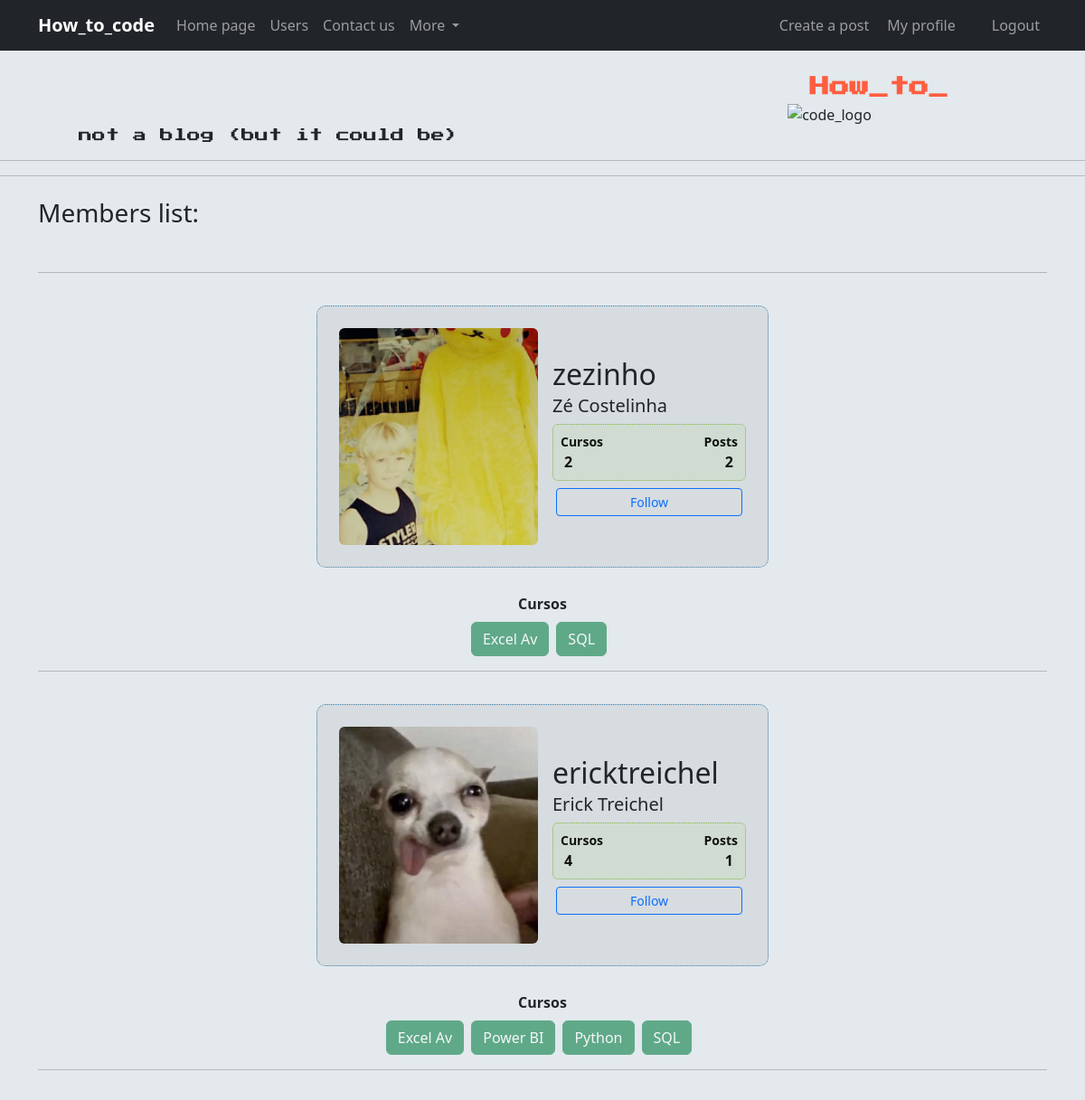
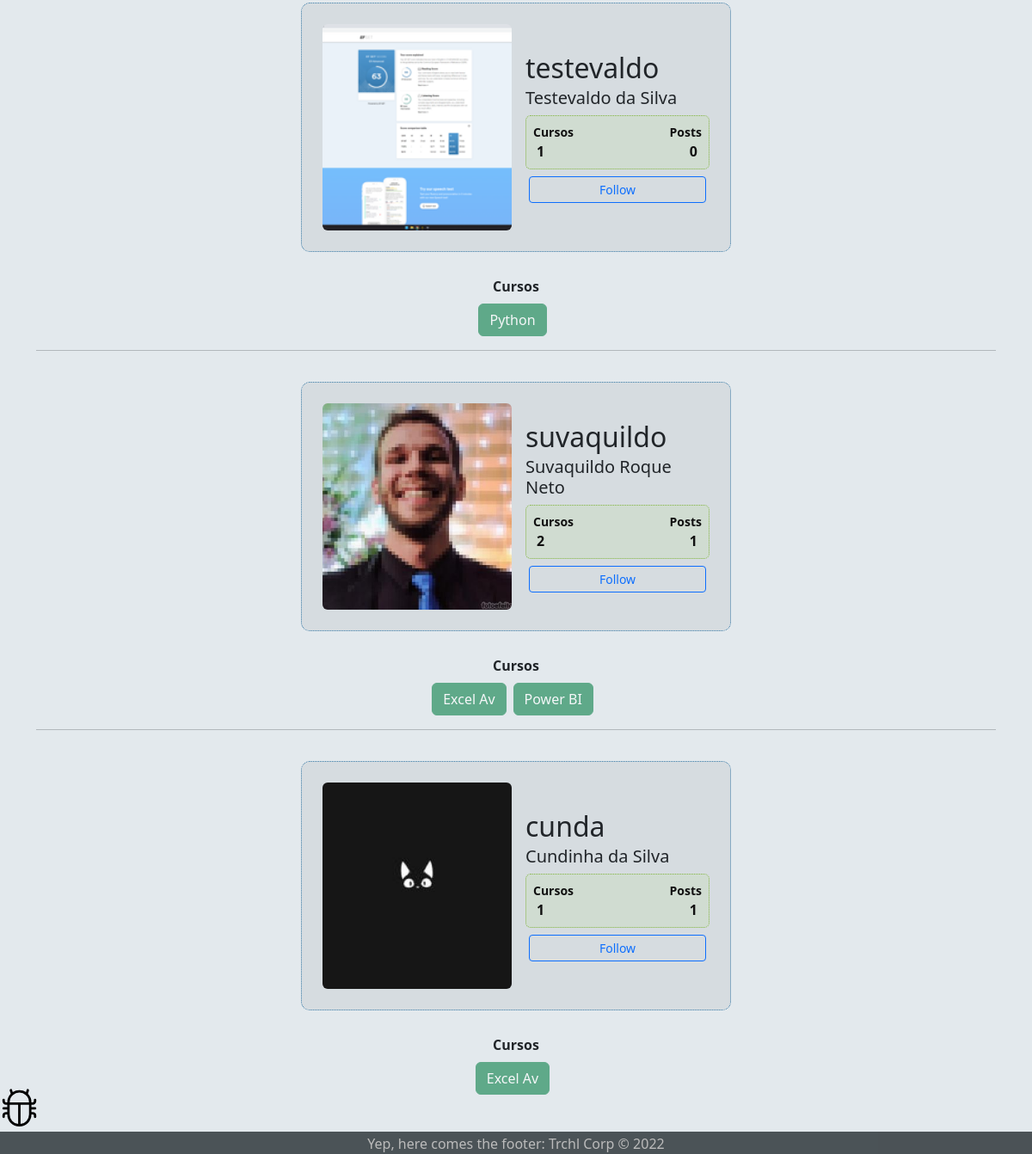
The app's page /usuarios (signed in) with its own data (2 pictures, top to bottom).
### comunidadeimpressionadora/models.py (models this page shows, shortened)
class Usuario(db.Model, UserMixin):
    id_user = db.Column(db.Integer, primary_key=True)
    username = db.Column(db.String(25), unique=True, nullable=False)
    fullname = db.Column(db.String(50), nullable=True, default='')
    email = db.Column(db.String(50), unique=True, nullable=False)
    passwd = db.Column(db.String(30), nullable=False)
    birth_date = db.Column(db.Date, default=None)
    profile_pic = db.Column(db.String(2000), default='default.jpg')
    cursos = db.Column(db.String(100), nullable=False, default='Não informado')
    posts = db.relationship('Post', backref='autor', lazy=True)
    def count_posts(self):
        return len(self.posts)

### comunidadeimpressionadora/routes.py (the view)
@app.route('/usuarios')
@login_required
def usuarios():
    lista_usuarios = Usuario.query.all()
    return render_template('usuarios.html', lista_usuarios=lista_usuarios)

### comunidadeimpressionadora/models.py (called while the page is built)
@login_manager.user_loader
def load_user(id_user):
    return Usuario.query.get(int(id_user))

### comunidadeimpressionadora/templates/usuarios.html
{% extends 'base.html' %}
{% block body %}
    <div class="container mt-4">
        <h3>Members list:</h3><br>
        {% for user in lista_usuarios %}
            <hr>
            <div class="container mt-2 d-flex justify-content-center">
                <div class="card-users p-4">
                    <div class="d-flex align-items-center">
                        <div class="image pe-3">
                        <img src="{{ url_for('static', filename='profile_pictures/{}'.format(user.profile_pic)) }}" class="rounded foto">
                    </div>
                    <div class="ml-3 w-100">
                       <h2 class="mb-1 mt-0">{{ user.username }}</h2>
                       <h5 class="mb-0 mt-0">{{ user.fullname }}</h5>
                       <div class="p-2 mt-2 bg-primary d-flex justify-content-between rounded text-white stats">
                        <div class="d-flex flex-column">
                            <span class="cursos">Cursos</span>
                            {% if ('Não informado' in user.cursos) or (user.cursos == '') %}
                                <span class="ncursos">0</span>
                            {% else %}
                                <span class="ncursos">{{ user.cursos.count(';')+1 }}</span>
                            {% endif %}
                        </div>
                        <div class="d-flex flex-column">
                            <span class="posts">Posts</span>
                            <span class="nposts">{{ user.count_posts() }}</span>
                        </div>
                       </div>
                       <div class="button mt-2 d-flex flex-row align-items-center">
                        <button class="btn btn-sm btn-outline-primary w-100 me-1 ms-1">Follow</button>
                       </div>
                    </div>
                    </div>
                </div>
             </div>
<div class="container mt-2 d-flex justify-content-center"><strong>Cursos</strong></div>
<div class="container mt-2 d-flex justify-content-center">
    {% if user.cursos != 'Não informado' %}
        {% for curso in user.cursos.split(';') %}
            {% if user.cursos != '' %}
                <button type="button" class="btn btn-success me-2" disabled>{{ curso }}</button>
            {% endif %}
        {% endfor %}
    {% else %}
        <p>(Não informado)</p>
    {% endif %}
</div>
{% endfor %}
</div>
<br>
    <img src="/static/bug.svg " class='bug svg lamp' title="Well done! One bug found and counting..." alt="code_logo">
{% endblock %}

### comunidadeimpressionadora/static/main.css (style rules this page uses)
body { background-color:#e3e9ed; border-radius: 10px; min-height: 98vh; }
.bug { width: 45px; position: relative; bottom: 32px; }
.foto { width: 220px; height: 240px; object-fit: cover; }
.card-users { width: 500px; border: dotted 1px rgba(20,102,155,0.82); border-radius: 10px; margin: 20px; background-color: rgba(105,105,114,0.15); background-color: rgba(105,105,114,0.1); }
.stats { background-color: rgba(160,222,85,0.1) !important; color: #111 !important; border: dotted 1px rgba(130,180,65,1); }
.cursos { font-weight: 600; font-size:14px; color: #111; }
.ncursos { font-weight:600; margin-left: 4px; color: #111; }
.posts { font-weight: 600; font-size:14px; color: #111; }
.nposts { font-weight:600; color: #111; text-align: right; margin-right: 5px; }

### records on screen
Usuario: profile_pic (picture), username "zezinho", fullname "Zé Costelinha", cursos "2", count_posts "2", curso "Excel Av" "SQL"
Usuario: profile_pic (picture), username "ericktreichel", fullname "Erick Treichel", cursos "4", count_posts "1", curso "Excel Av" "Power BI" "Python" "SQL"
Usuario: profile_pic (picture), username "testevaldo", fullname "Testevaldo da Silva", cursos "1", count_posts "0", cursos "Python"
Usuario: profile_pic (picture), username "suvaquildo", fullname "Suvaquildo Roque Neto", cursos "2", count_posts "1", curso "Excel Av" "Power BI"
Usuario: profile_pic (picture), username "cunda", fullname "Cundinha da Silva", cursos "1", count_posts "1", cursos "Excel Av"
